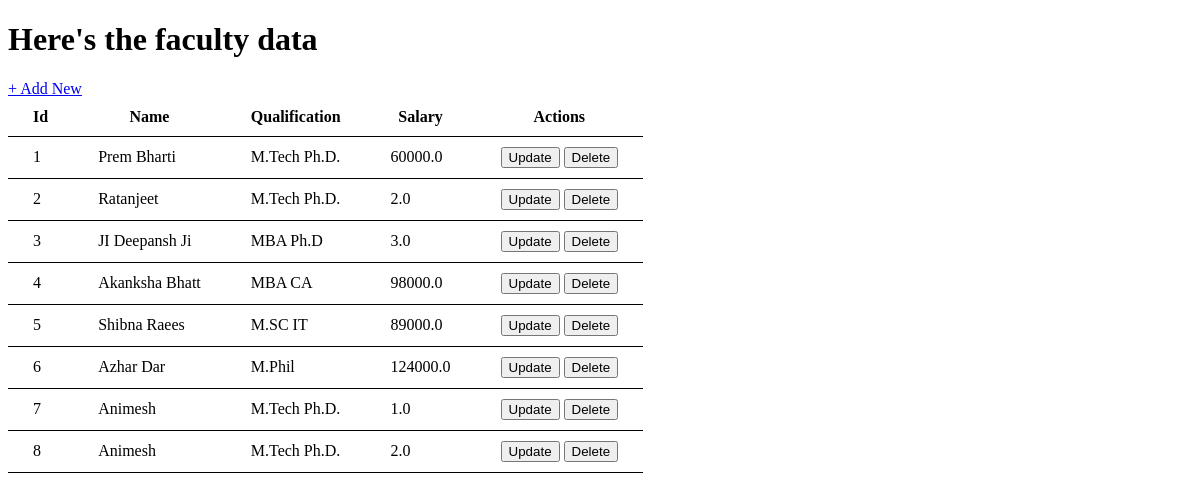
The page /faculty-data on the database as committed earlier.
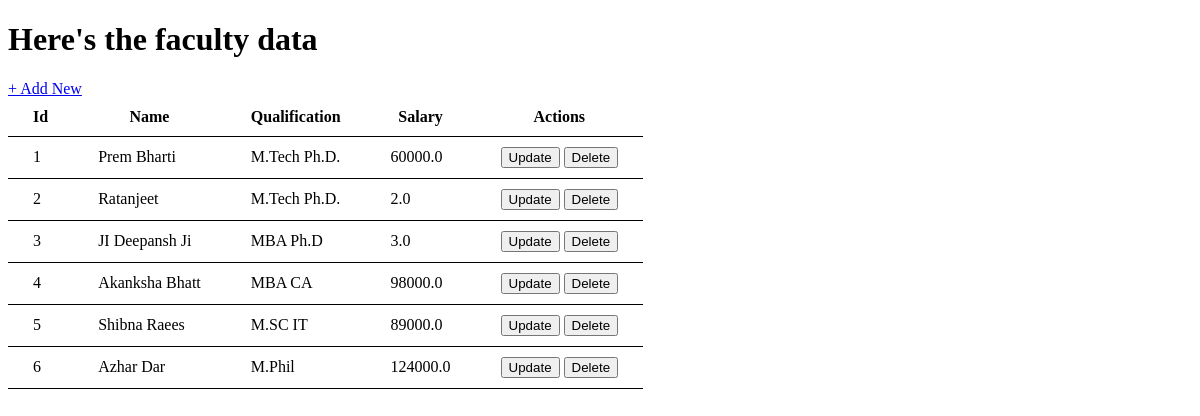
The same page on the database as committed later.
### app_one/models.py (models this page shows, shortened)
class Faculty(models.Model):
    faculty_name = models.CharField(max_length=40)
    qualification = models.CharField(max_length=20)
    salary = models.FloatField()

### app_one/views.py (the view)
# urls.py: path('faculty-data', views.facdata, name='faculty'),
def facdata(request):
    faculties = Faculty.objects.all()
    return render(request, 'faculty.html', {'all_faculty' : faculties})

### templates/faculty.html (shortened to what this page needs)
{% load static %}
<!DOCTYPE html>
<html lang="en">
<head>
    <link rel="stylesheet" href="{% static 'style.css' %}">
</head>
<body>
    <h1>Here's the faculty data</h1>
    <a href="{% url 'addFaculty' %}"> + Add New</a>
    <table>
        <tr>
            <th>Id</th>
            <th>Name</th>
            <th>Qualification</th>
            <th>Salary</th>
            <th>Actions</th>
        </tr>
        {% for faculty in all_faculty %}
        <tr>
            <td>{{ faculty.id }}</td>
            <td>{{ faculty.faculty_name }}</td>
            <td>{{ faculty.qualification }}</td>
            <td>{{ faculty.salary }}</td>
            <td>
                <a href="update/{{ faculty.id }}"><button>Update</button></a>
                <a href="delete/{{ faculty.id }}"><button>Delete</button></a>
            </td>
        </tr>
        {% endfor %}
    </table>
</body>
</html>

Rows that differ between the two databases and show on the page:
removed Faculty: id "7", faculty_name "Animesh", qualification "M.Tech Ph.D.", salary "1.0"
removed Faculty: id "8", faculty_name "Animesh", qualification "M.Tech Ph.D.", salary "2.0"
